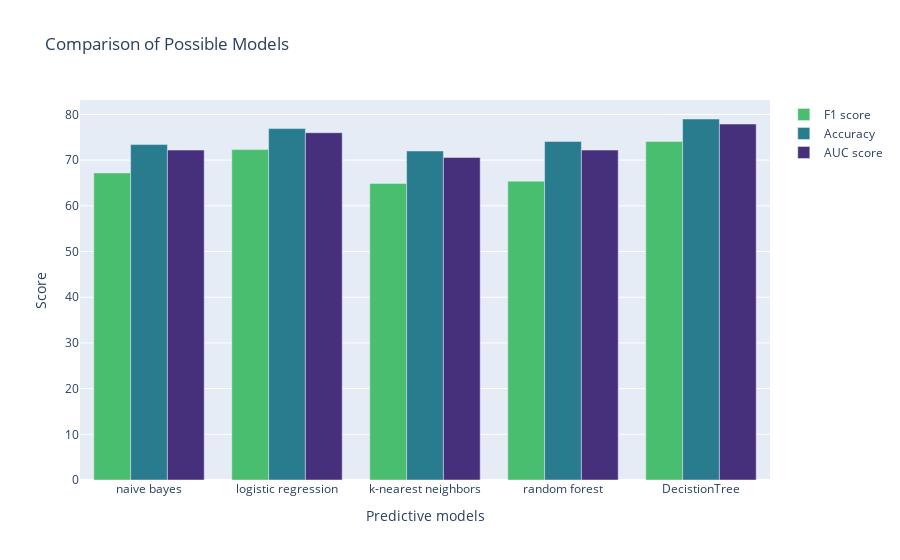

The cell this chart's notebook holds for it:
### Code cell
# Let's display that with plotly.
mydata1 = go.Bar(
    x=compare_models.loc['F1 score'].index,
    y=compare_models.loc['F1 score'],
    name=compare_models.index[0],
    marker=dict(color=Viridis[50])
)
mydata2 = go.Bar(
    x=compare_models.loc['Accuracy'].index,
    y=compare_models.loc['Accuracy'],
    name=compare_models.index[1],
    marker=dict(color=Viridis[30])
)
mydata3 = go.Bar(
    x=compare_models.loc['AUC score'].index,
    y=compare_models.loc['AUC score'],
    name=compare_models.index[2],
    marker=dict(color=Viridis[10])
)
mylayout = go.Layout(
    title='Comparison of Possible Models',
    xaxis = dict(title = 'Predictive models'), # x-axis label
    yaxis = dict(title = 'Score'), # y-axis label
    
)
fig = go.Figure(data=[mydata1, mydata2, mydata3], layout=mylayout)
fig

### Figure 1 — Plotly figure (JSON) as saved in the notebook; plotly's stock layout.template omitted (floating-point values rounded to 4 significant figures)
{"data": [{"marker": {"color": "#49be6e"}, "name": "F1 score", "type": "bar", "x": ["naive bayes", "logistic regression", "k-nearest neighbors", "random forest", "DecistionTree"], "y": [67.2, 72.3, 64.9, 65.4, 74.1]}, {"marker": {"color": "#287c8e"}, "name": "Accuracy", "type": "bar", "x": ["naive bayes", "logistic regression", "k-nearest neighbors", "random forest", "DecistionTree"], "y": [73.4, 76.9, 72, 74.1, 79]}, {"marker": {"color": "#46307c"}, "name": "AUC score", "type": "bar", "x": ["naive bayes", "logistic regression", "k-nearest neighbors", "random forest", "DecistionTree"], "y": [72.2, 76, 70.6, 72.2, 77.9]}], "layout": {"autosize": true, "title": {"text": "Comparison of Possible Models"}, "xaxis": {"autorange": true, "range": [-0.5, 4.5], "title": {"text": "Predictive models"}, "type": "category"}, "yaxis": {"autorange": true, "range": [0, 83.16], "title": {"text": "Score"}, "type": "linear"}}}
